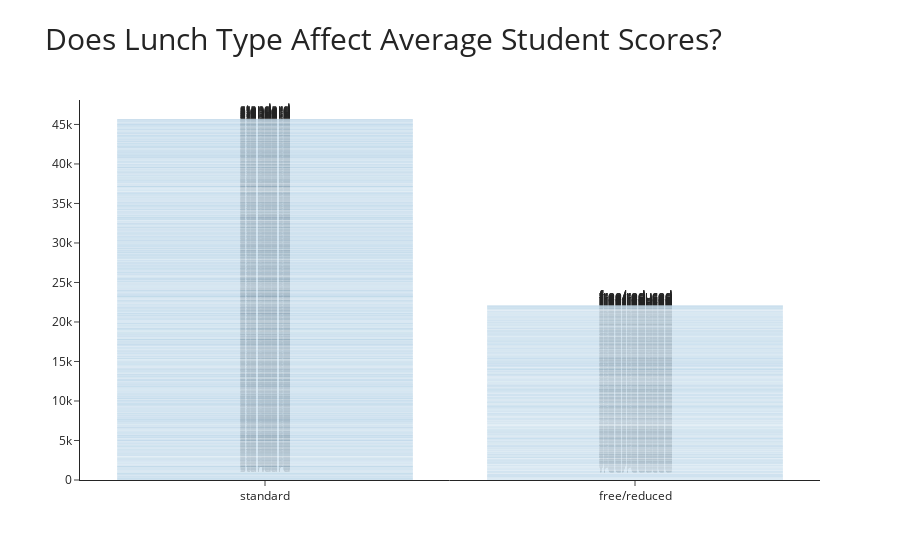

Source (notebook cell):
### Code cell
fig = go.Figure()
fig.add_trace(go.Bar(x = lunch_df['lunch'], y = lunch_df['average'], text = lunch_df['lunch'],marker_color = "red"))
fig.update_traces(overwrite=True, marker={"opacity" :0.7})
fig.update_layout(title_text="Does Lunch Type Affect Average Student Scores?",title_font_size=30)
fig.update_layout(legend=dict(
    yanchor="top",
    y=0.99,
    xanchor="right",
    x=0.01))

fig.show()

### Figure 1 — Plotly figure (JSON) as saved in the notebook; plotly's stock layout.template omitted (floating-point values rounded to 4 significant figures; data arrays with more than 128 entries replaced by an {"elided": "..."} marker saying what was removed)
{"data": [{"marker": {"opacity": 0.7}, "text": {"elided": "1000 str values"}, "type": "bar", "x": {"elided": "1000 str values"}, "y": {"elided": "1000 float values"}}], "layout": {"legend": {"x": 0.01, "xanchor": "right", "y": 0.99, "yanchor": "top"}, "title": {"font": {"size": 30}, "text": "Does Lunch Type Affect Average Student Scores?"}}}
